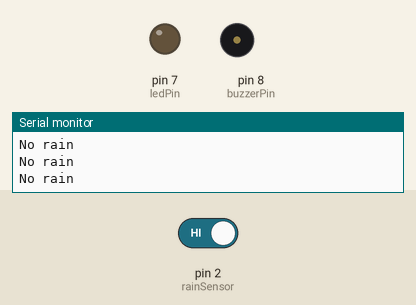
Bench run of a sketch on a simulated Arduino Uno, built with avr-gcc and run on an emulated ATmega328P. Parts: output pins drawn as LEDs (lit = HIGH), buzzer (waves = sounding, pin HIGH), the last lines printed to the serial monitor. The test bench sets the inputs (shaded band); at power-on: pin 2 (rainSensor) HIGH.

Above: at 1.2 s.
1.3 s: pin 2 (rainSensor) driven LOW
At 1.8 s:
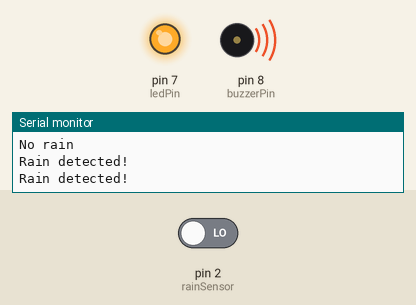
2.9 s: pin 2 (rainSensor) driven HIGH
At 4.3 s:
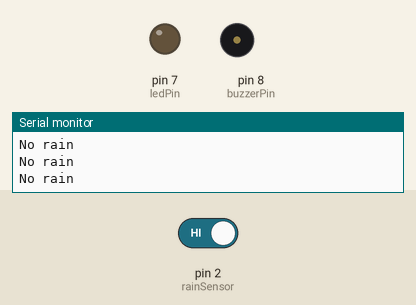
Timing chart, 0 to 5.9 s (numbered marks = the images above; inputs shaded):
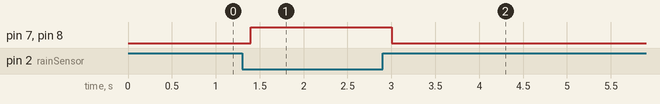

The sketch:

Rain_detector_project_with_arduino.ino
```cpp
const int rainSensor = 2;
const int ledPin = 7;
const int buzzerPin = 8;

void setup() {
  pinMode(rainSensor, INPUT);
  pinMode(ledPin, OUTPUT);
  pinMode(buzzerPin, OUTPUT);

  Serial.begin(9600);
}

void loop() {
  int rainState = digitalRead(rainSensor);

  // Most rain sensor modules output LOW when wet
  if (rainState == LOW) {
    digitalWrite(ledPin, HIGH);
    digitalWrite(buzzerPin, HIGH);
    Serial.println("Rain detected!");
  }
  else {
    digitalWrite(ledPin, LOW);
    digitalWrite(buzzerPin, LOW);
    Serial.println("No rain");
  }

  delay(200);
}
```

Measured:
- after the input at 1.3 s, pin 7 (ledPin), pin 8 (buzzerPin): LOW → HIGH after 0.10 s
- after the input at 2.9 s, pin 7 (ledPin), pin 8 (buzzerPin): HIGH → LOW after 0.10 s
